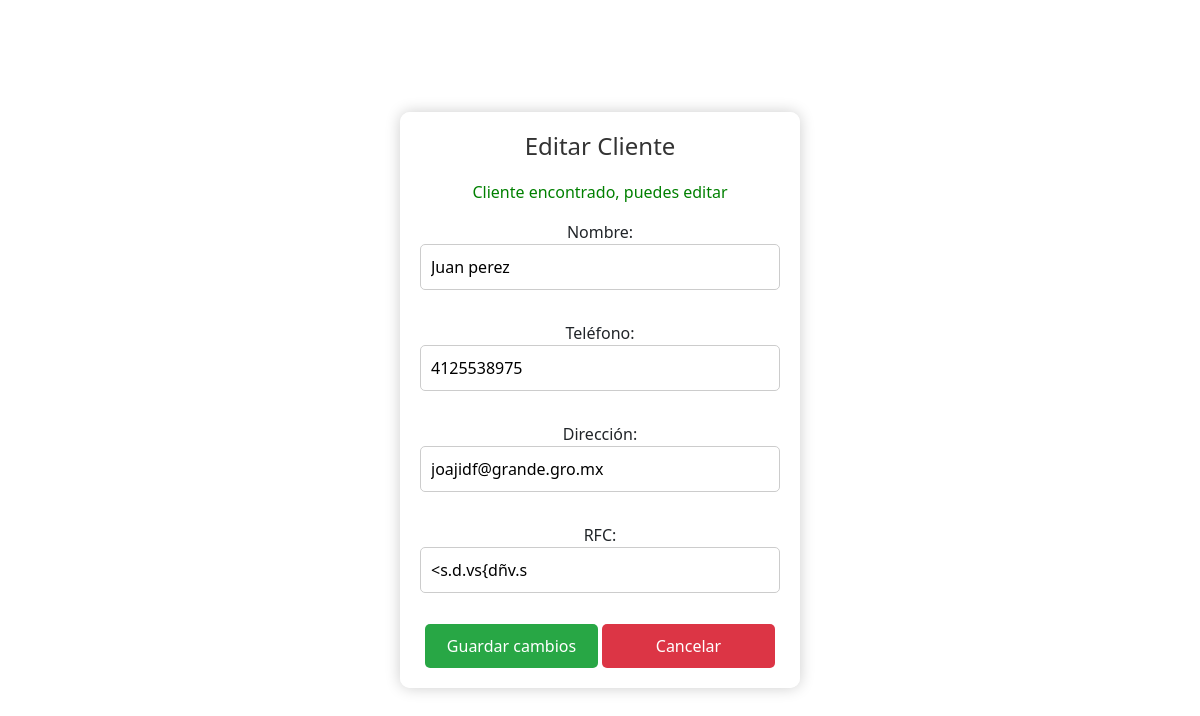
Screenshot of /editar_cliente.php?busqueda=Juan perez (signed in) with the database file from the repository.
### tables this page shows
CREATE TABLE `cliente` (
  `ID del cliente` varchar(4) NOT NULL,
  `Nombre` varchar(50) NOT NULL,
  `Telefono` varchar(14) NOT NULL,
  `Direccion` varchar(100) NOT NULL,
  `RFC` varchar(14) NOT NULL
);

### editar_cliente.php (the view, shortened to what this page needs)
<?php
$conn = new mysqli('localhost', 'root', '', 'refaccionaria_servipartes');
$busqueda = $_GET['busqueda'] ?? '';
$cliente = null;
if ($busqueda) {
    $sql = "SELECT * FROM cliente WHERE `ID del cliente` = ? OR Nombre LIKE ?";
    $stmt = $conn->prepare($sql);
    $busquedaLike = "%$busqueda%";
    $stmt->bind_param("ss", $busqueda, $busquedaLike);
    $stmt->execute();
    $result = $stmt->get_result();
    if ($result->num_rows > 0) {
        $cliente = $result->fetch_assoc();
    }
}
?>
<!DOCTYPE html>
<html lang="es">
<head>
    <link href="https://cdn.jsdelivr.net/npm/bootstrap@5.3.0/dist/css/bootstrap.min.css" rel="stylesheet">
</head>
<body>
    <div class="form-container">
        <h1>Editar Cliente</h1>
        <?php if ($cliente): ?>
            <p style="color: green;">Cliente encontrado, puedes editar</p>
            <form action="editar_cliente.php" method="post">
                <div class="mb-3">
                    <label for="nombre">Nombre:</label>
                    <input type="text" id="nombre" name="nombre" value="<?php echo $cliente['Nombre']; ?>" required>
                </div>
                <div class="mb-3">
                    <label for="telefono">Teléfono:</label>
                    <input type="text" id="telefono" name="telefono" value="<?php echo $cliente['Telefono']; ?>" required>
                </div>
                <div class="mb-3">
                    <label for="direccion">Dirección:</label>
                    <input type="text" id="direccion" name="direccion" value="<?php echo $cliente['Direccion']; ?>" required>
                </div>
                <div class="mb-3">
                    <label for="rfc">RFC:</label>
                    <input type="text" id="rfc" name="rfc" value="<?php echo $cliente['RFC']; ?>" required>
                </div>
                <div class="button-group">
                    <button type="submit" class="btn-guardar">Guardar cambios</button>
                    <button type="button" class="btn-cancelar" onclick="window.location.href='dashboard.php'">Cancelar</button>
                </div>
            </form>
        <?php endif; ?>
    </div>
</body>
</html>

### editar_cliente.php (style rules this page uses)
body { margin: 0; padding: 0; height: 100vh; background: url('images/paginaprinsipalservipartes.png') no-repeat center center fixed; background-size: cover; display: flex; justify-content: center; align-items: center; }
body::before { content: ''; position: absolute; top: 0; left: 0; right: 0; bottom: 0; background: inherit; filter: blur(8px); z-index: -1; }
.form-container { background-color: rgba(255, 255, 255, 0.9); padding: 20px; border-radius: 10px; box-shadow: 0 0 15px rgba(0, 0, 0, 0.2); width: 100%; max-width: 400px; text-align: center; }
.form-container h1 { margin-bottom: 20px; font-size: 24px; color: #333; }
.form-container input { width: 100%; padding: 10px; margin-bottom: 15px; border: 1px solid #ccc; border-radius: 5px; font-size: 16px; }
.form-container button { width: 48%; padding: 10px; border: none; border-radius: 5px; font-size: 16px; cursor: pointer; }
.form-container button.btn-guardar { background-color: #28a745; color: white; }
.form-container button.btn-cancelar { background-color: #dc3545; color: white; }

### rows the page displays
cliente: nombre "Juan perez", telefono "4125538975", direccion "joajidf@grande.gro.mx", rfc "<s.d.vs{dñv.s"
